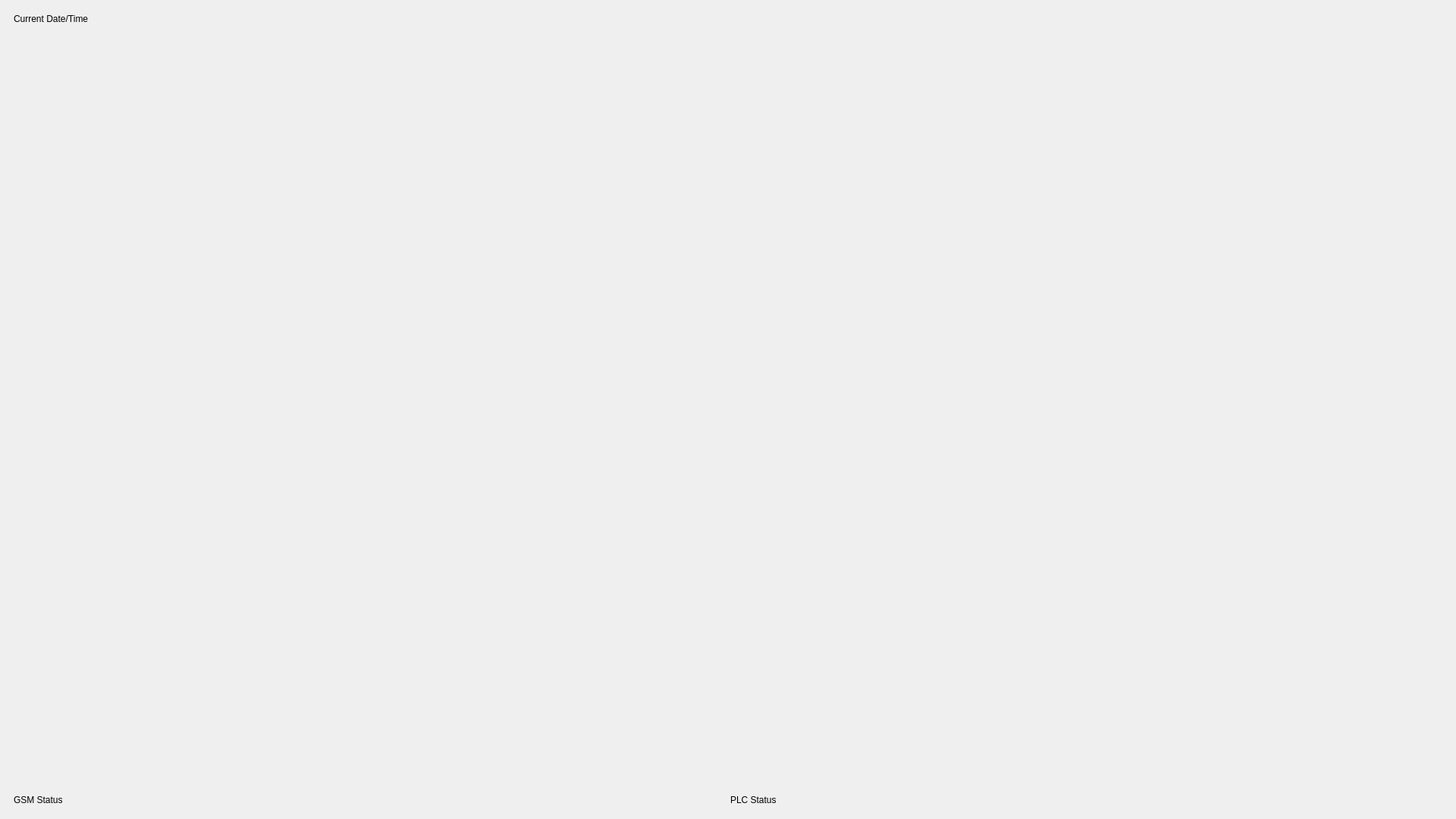
<?xml version="1.0" encoding="UTF-8"?>
<ui version="4.0">
 <class>MainWindow</class>
 <widget class="QMainWindow" name="MainWindow">
  <property name="geometry">
   <rect>
    <x>0</x>
    <y>0</y>
    <width>1920</width>
    <height>1080</height>
   </rect>
  </property>
  <property name="windowTitle">
   <string>Pneumatic QC</string>
  </property>
  <widget class="QWidget" name="centralwidget">
   <layout class="QVBoxLayout" name="verticalLayout">
    <item>
     <widget class="QWidget" name="header" native="true">
      <layout class="QHBoxLayout" name="horizontalLayout">
       <item>
        <widget class="QLabel" name="dateTimeLabel">
         <property name="text">
          <string>Current Date/Time</string>
         </property>
        </widget>
       </item>
      </layout>
     </widget>
    </item>
    <item>
     <widget class="QStackedWidget" name="stackedWidget">
      <widget class="QWidget" name="livePage"/>
      <widget class="QWidget" name="settingsPage"/>
     </widget>
    </item>
    <item>
     <widget class="QWidget" name="footer" native="true">
      <layout class="QHBoxLayout" name="horizontalLayout_2">
       <item>
        <widget class="QLabel" name="gsmLabel">
         <property name="text">
          <string>GSM Status</string>
         </property>
        </widget>
       </item>
       <item>
        <widget class="QLabel" name="plcLabel">
         <property name="text">
          <string>PLC Status</string>
         </property>
        </widget>
       </item>
      </layout>
     </widget>
    </item>
   </layout>
  </widget>
 </widget>
 <resources/>
 <connections/>
</ui>
